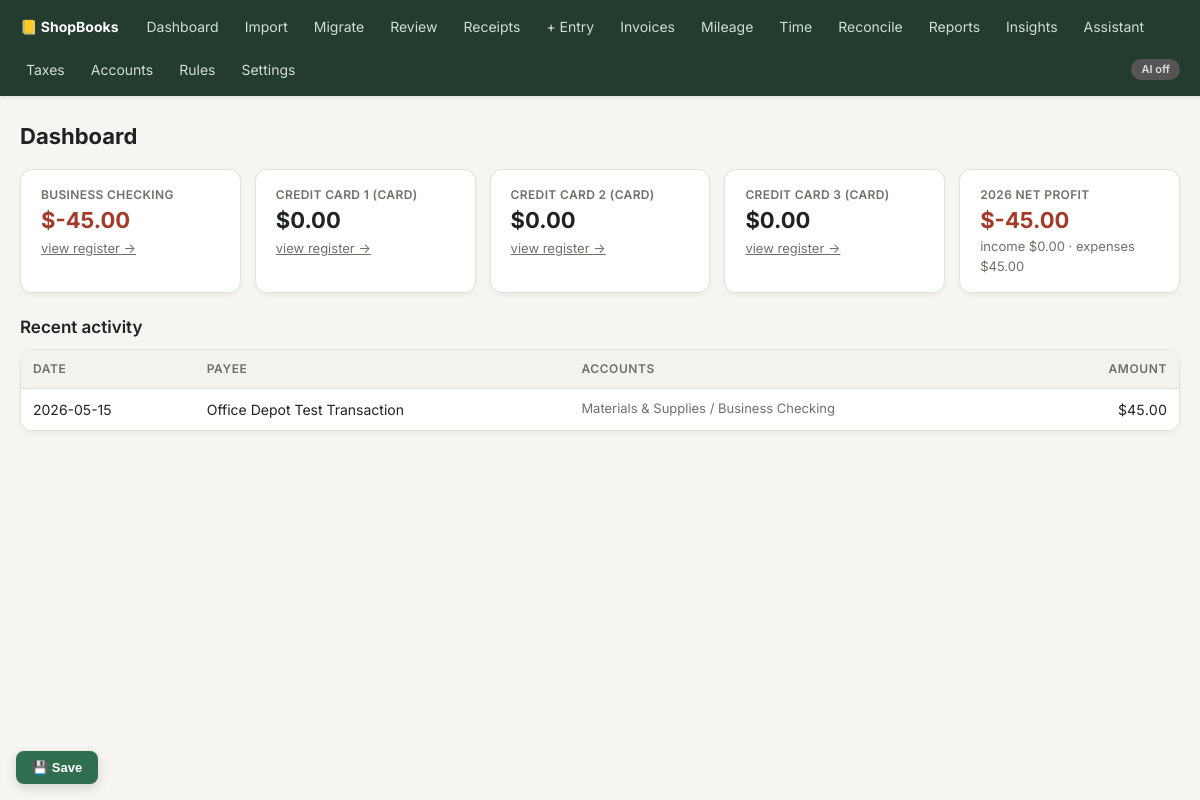
The page / on the database its author committed.
### tables this page shows
CREATE TABLE accounts(
  id INTEGER PRIMARY KEY,
  name TEXT UNIQUE NOT NULL,
  parent_id INTEGER REFERENCES accounts(id),  -- NULL = top-level; else a sub-account (2 levels max)
  type TEXT NOT NULL CHECK(type IN ('asset','liability','equity','income','expense')),
  kind TEXT NOT NULL DEFAULT 'category',   -- 'bank','card','category'
  active INTEGER NOT NULL DEFAULT 1,
  schedule_c_line TEXT
);

CREATE TABLE entries(
  id INTEGER PRIMARY KEY,
  date TEXT NOT NULL,
  payee TEXT NOT NULL DEFAULT '',
  memo TEXT NOT NULL DEFAULT '',
  job_id INTEGER REFERENCES jobs(id),  -- optional: tags this transaction to a job (for job costing)
  created_at TEXT NOT NULL DEFAULT (datetime('now'))
);

### app.py (the view)
@app.get("/", response_class=HTMLResponse)
def dashboard(request: Request):
    con = db.connect()
    try:
        accounts = ledger.accounts_with_balances(con, kinds=("bank", "card"))
        year = date_cls.today().year
        p = ledger.pnl(con, f"{year}-01-01", f"{year}-12-31")
        recent = con.execute(
            "SELECT e.*, (SELECT GROUP_CONCAT(a.name, ' / ') FROM splits s JOIN accounts a ON a.id=s.account_id "
            " WHERE s.entry_id=e.id) accts, "
            "(SELECT MAX(abs(amount_cents)) FROM splits WHERE entry_id=e.id) amt "
            "FROM entries e ORDER BY e.date DESC, e.id DESC LIMIT 12").fetchall()
        return templates.TemplateResponse(request, "dashboard.html", ctx(
            request, con, accounts=accounts, pnl=p, recent=recent, year=year))
    finally:
        con.close()

### templates/dashboard.html (shortened to what this page needs)
{% extends "base.html" %}
{% block content %}
<h1>Dashboard</h1>
<div class="cards">
  {% for a in accounts %}
  <div class="card">
    <div class="label">{{ a.name }} {{ '(card)' if a.kind == 'card' else '' }}</div>
    <div class="big {{ 'neg' if a.balance < 0 else '' }}">${{ a.balance|money }}</div>
    <a class="muted" href="/register/{{ a.id }}">view register →</a>
  </div>
  {% endfor %}
  <div class="card">
    <div class="label">{{ year }} net profit</div>
    <div class="big {{ 'neg' if pnl.net < 0 else 'pos' }}">${{ pnl.net|money }}</div>
    <div class="muted">income ${{ pnl.total_income|money }} · expenses ${{ pnl.total_expenses|money }}</div>
  </div>
</div>
<h2>Recent activity</h2>
<table class="sortable">
  <tr><th>Date</th><th>Payee</th><th>Accounts</th><th class="num">Amount</th></tr>
  {% for e in recent %}
  <tr>
    <td>{{ e.date }}</td>
    <td>{{ e.payee }}</td>
    <td class="muted">{{ e.accts }}</td>
    <td class="num">${{ e.amt|money }}</td>
  </tr>
  {% else %}
  <tr><td colspan="4" class="muted">Nothing here yet. Start by <a href="/import">importing a statement</a>.</td></tr>
  {% endfor %}
</table>
{% endblock %}

### templates/base.html (shortened to what this page needs)
<!doctype html>
<html lang="en">
<head>
<link rel="stylesheet" href="/static/style.css?v={{ static_v() }}">
</head>
<body>
<nav>
  <span class="brand">📒 ShopBooks</span>
  <a href="/">Dashboard</a>
  <a href="/import">Import</a>
  <a href="/migrate">Migrate</a>
  <a href="/review">Review{% if pending_count %} <span class="badge">{{ pending_count }}</span>{% endif %}</a>
  <a href="/receipts">Receipts{% if unmatched_count %} <span class="badge">{{ unmatched_count }}</span>{% endif %}</a>
  <a href="/entry/new">+ Entry</a>
  <a href="/invoices">Invoices</a>
  <a href="/mileage">Mileage</a>
  <a href="/time">Time</a>
  <a href="/reconcile">Reconcile</a>
  <a href="/reports">Reports</a>
  <a href="/insights">Insights</a>
  <a href="/chat">Assistant</a>
  <a href="/taxes">Taxes</a>
  <a href="/accounts">Accounts</a>
  <a href="/rules">Rules</a>
  <a href="/settings">Settings</a>
  <span class="ai-pill {{ 'on' if ai_on else 'off' }}">{{ 'AI on' if ai_on else 'AI off' }}</span>
</nav>
<main>
{% block content %}{% endblock %}
</main>
<form method="post" action="/backup/now" class="savebtn" title="Your work auto-saves; this also makes a restore point you can roll back to.">
  <button type="submit">💾 Save</button>
</form>
</body>
</html>

### static/style.css (style rules this page uses)
:root { --bg: #f6f5f1; --card: #ffffff; --ink: #1f2421; --muted: #6b7268; --accent: #2f6f4f; --accent-ink: #ffffff; --line: #e3e1d8; --bad: #a33a2a; --good: #2f6f4f; --warn: #9a6b00; }
* { box-sizing: border-box; }
body { margin: 0; font: 14px/1.5 "Inter", system-ui, -apple-system, sans-serif; background: var(--bg); color: var(--ink); }
nav { display: flex; flex-wrap: wrap; align-items: center; gap: 14px; padding: 12px 20px; background: #243b2f; color: #e9efe9; box-shadow: 0 2px 4px rgba(0,0,0,0.08); }
nav a { color: #cfe0d3; text-decoration: none; padding: 4px 6px; border-radius: 4px; transition: all 0.15s ease; }
.brand { font-weight: 700; margin-right: 8px; color: #fff; }
.ai-pill { margin-left: auto; font-size: 11px; padding: 2px 10px; border-radius: 12px; font-weight: 600; }
.ai-pill.off { background: #555; color: #ddd; }
main { width: 100%; margin: 24px 0; padding: 0 20px; }
h1 { font-size: 22px; margin: 0 0 16px; font-weight: 700; }
h2 { font-size: 17px; margin: 22px 0 8px; font-weight: 600; }
.cards { display: flex; flex-wrap: wrap; gap: 14px; }
.card { background: var(--card); border: 1px solid var(--line); border-radius: 12px; padding: 16px 20px; min-width: 200px; flex: 1; box-shadow: 0 4px 6px -1px rgba(0,0,0,0.04), 0 2px 4px -1px rgba(0,0,0,0.02); }
.card .big { font-size: 22px; font-weight: 700; }
.card .label { color: var(--muted); font-size: 12px; text-transform: uppercase; letter-spacing: 0.03em; font-weight: 600; }
table { width: 100%; border-collapse: collapse; background: var(--card); border: 1px solid var(--line); border-radius: 12px; overflow: hidden; box-shadow: 0 4px 6px -1px rgba(0,0,0,0.04), 0 2px 4px -1px rgba(0,0,0,0.02); }
th, td { padding: 10px 12px; text-align: left; border-bottom: 1px solid var(--line); vertical-align: middle; }
th { background: #f3f2ec; font-size: 12px; font-weight: 600; text-transform: uppercase; letter-spacing: .05em; color: var(--muted); }
tr:last-child td { border-bottom: none; }
td.num, th.num { text-align: right; font-variant-numeric: tabular-nums; white-space: nowrap; }
.neg { color: var(--bad); }
.muted { color: var(--muted); font-size: 13px; }
button, .btn { background: var(--accent); color: var(--accent-ink); border: none; border-radius: 6px; padding: 6px 14px; cursor: pointer; font-size: 13px; font-weight: 500; text-decoration: none; display: inline-block; transition: all 0.15s ease-in-out; }
.savebtn { position: fixed; left: 16px; bottom: 16px; z-index: 50; margin: 0; }
.savebtn button { box-shadow: 0 4px 12px rgba(0,0,0,0.15); padding: 9px 16px; font-weight: 600; border-radius: 8px; }
table.sortable th.sortable-th { cursor: pointer; user-select: none; white-space: nowrap; }
.table-responsive table { border: none; margin: 0; border-radius: 0; box-shadow: none; }

### rows shown on the page
accounts: name "BUSINESS CHECKING", balance "-45.00"
accounts: name "CREDIT CARD 1", kind "(CARD)", balance "0.00"
accounts: name "CREDIT CARD 2", kind "(CARD)", balance "0.00"
accounts: name "CREDIT CARD 3", kind "(CARD)", balance "0.00"
entries: date "2026-05-15", payee "Office Depot Test Transaction", accts "Materials & Supplies / Business Checking", amt "45.00"

### other values the page prints
{{ 'AI on' if ai_on else 'AI off' }} "AI off"
{{ year }} "2026"
{{ pnl.net|money }} "-45.00"
{{ pnl.total_income|money }} "0.00"
{{ pnl.total_expenses|money }} "45.00"
